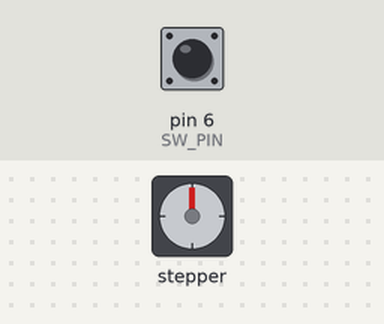
This sketch was run on a simulated Arduino Uno, built with avr-gcc and run on an emulated ATmega328P. Shown: stepper motor. The test bench sets the inputs (shaded band); at power-on: pin 6 (SW_PIN) LOW. Stepper angles assume 2048 steps per turn.

Above: at 1.2 s.
1.3 s: pin 6 (SW_PIN) pulled HIGH for 0.15 s
At 2.38 s:
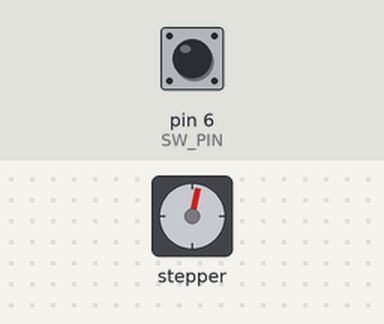
At 10.0 s:
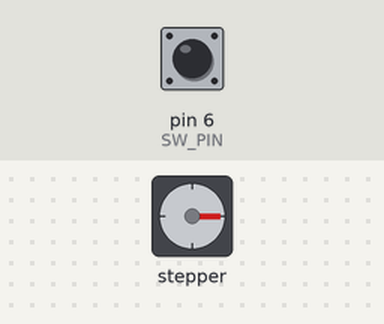
10.3 s: pin 6 (SW_PIN) pulled HIGH for 1 s
At 18.7 s:
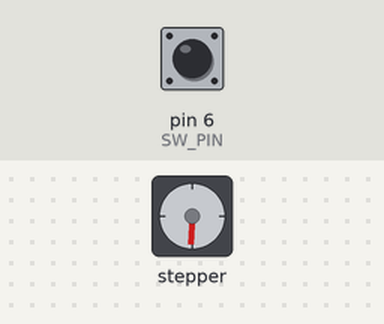
Timing chart, 0 to 20.2 s (numbered marks = the images above; inputs shaded):
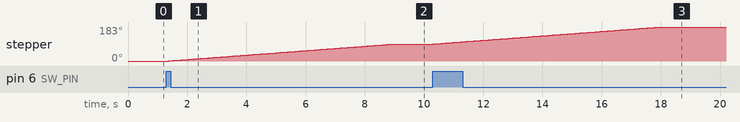

Measured:
- after the input at 1.3 s, stepper: turns 91° clockwise in 7.5 s, starting after 0.07 s
- after the input at 10.3 s, stepper: turns 92° clockwise in 7.6 s, starting at once

The sketch:

prog7-2.ino
```cpp
//岩永拓也 17232016
#define STEPROTATION 2048

#include <Stepper.h>
int SW_PIN = 6;
int sw_state = LOW;

 int sw0_flag=0;


Stepper myStepper(STEPROTATION , 8, 9, 10, 11);    //(1)

void setup() {
  pinMode(SW_PIN, INPUT);
  myStepper.setSpeed(2);//(2)
}

void loop() {

  sw_state = digitalRead( SW_PIN );
if(sw_state==HIGH){
 if(sw0_flag==0){myStepper.step(521); }
  sw0_flag=1;
}else{
  // 静止時には電流を遮断する。
  digitalWrite(8,  LOW);
  digitalWrite(9,  LOW);
  digitalWrite(10, LOW);
  digitalWrite(11, LOW);
  sw0_flag=0;
}
}
```
